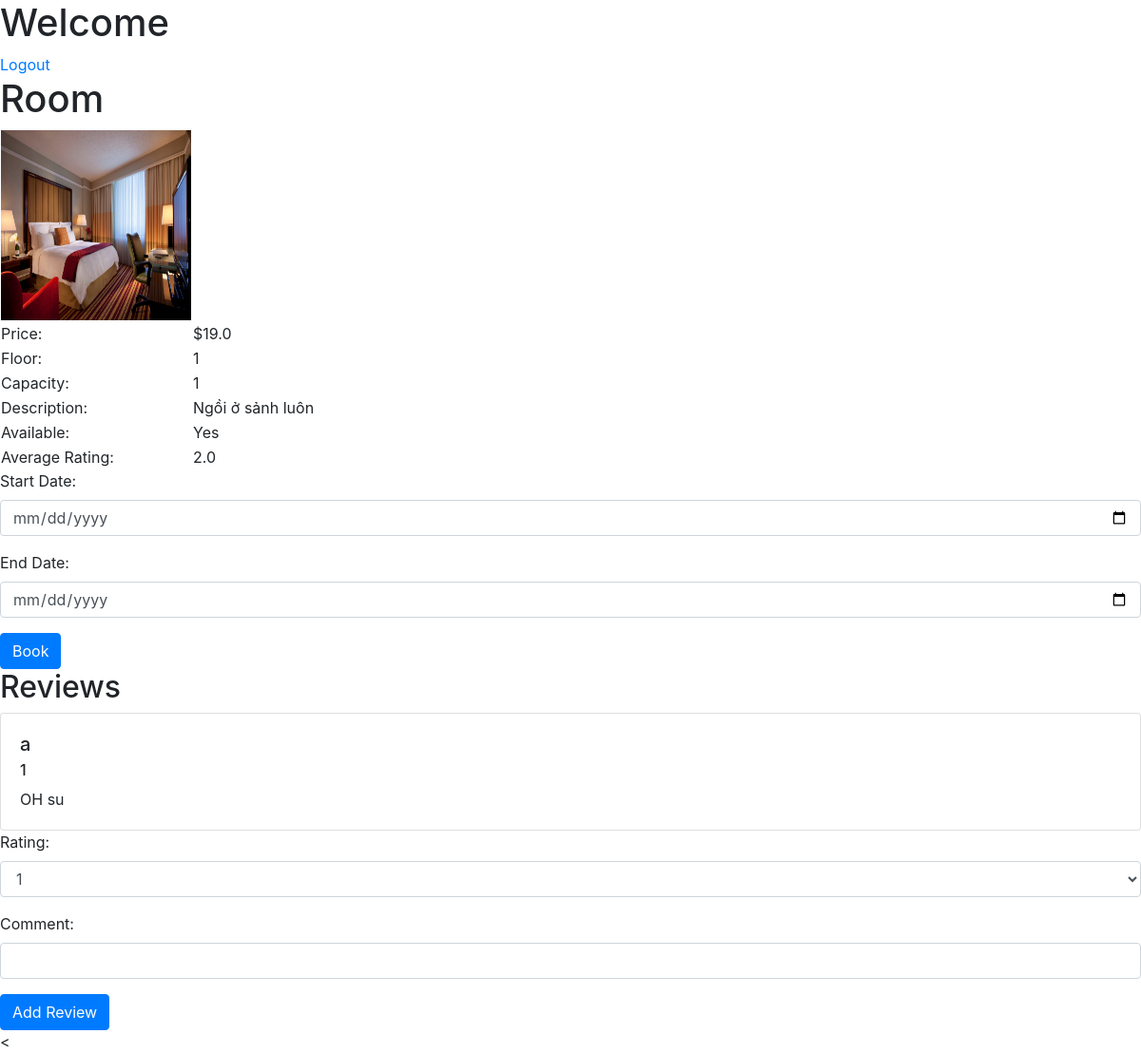
/room/1 (signed in), run on an earlier commit of the app's database.
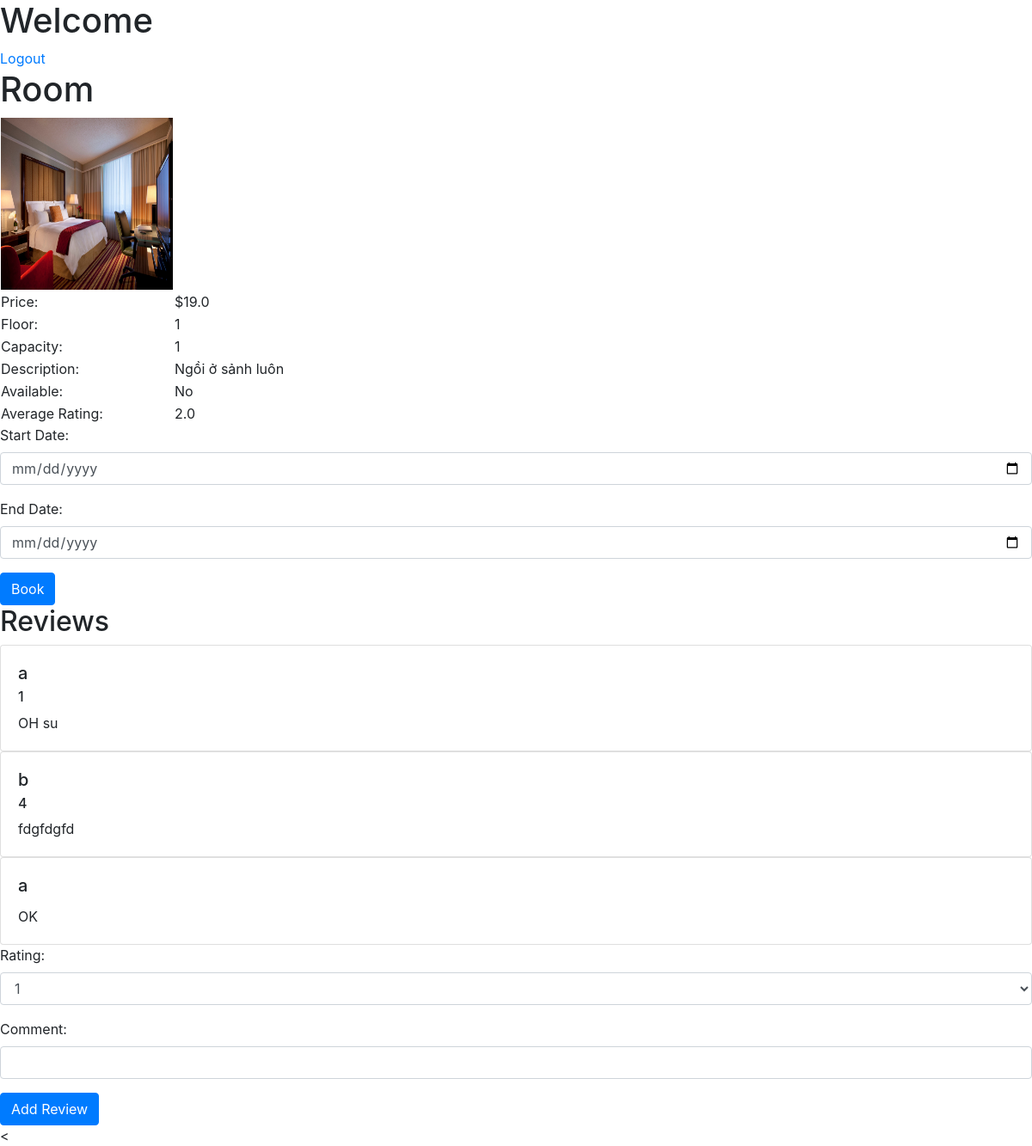
And on a later commit of the database.
### model.py (models this page shows)
class Room(Base):
    __tablename__ = 'rooms'
    id = Column(Integer, primary_key=True)
    room_number = Column(String(50), nullable=False)
    price = Column(Float, nullable=False)
    floor = Column(String(10), nullable=False)
    capacity = Column(Integer, nullable=False, default=1)
    image = Column(String(50), nullable=False)
    description = Column(String(1000), nullable=False)
    available = Column(Integer, nullable=False, default=1) # 0 = not available, 1 = available
    average_rating = Column(Float, nullable=False, default=0)

class Review(Base):
    __tablename__ = 'reviews'
    id = Column(Integer, primary_key=True)
    user_id = Column(Integer, ForeignKey('users.id'), nullable=False)
    room_id = Column(Integer, ForeignKey('rooms.id'), nullable=False)
    comment = Column(String(1000), nullable=False)
    rating = Column(Integer, nullable=False) # 1-5
    show = Column(Integer, nullable=False, default=0) # 0 = hidden, 1 = visible
    room = relationship('Room', backref='reviews')

### user_route.py (the view)
@user_route.route('/room/<int:room_id>', methods=['GET'])
def room(room_id):
    with app.app_context():
        if not session.get('logged_in'):
            return redirect(url_for('authenticate_route.login'))
        else:
            room = get_room_by_id(room_id)
            reviews = get_reviews_by_room_id(room_id)
            message = request.args.get('message')
            error = request.args.get('error')
            return render_template('user_room.html', room=room, reviews=reviews, message=message, error=error)

### controller.py (called while the page is built)
def get_room_by_id(room_id):
    session = DBSession()
    room = session.query(Room).get(room_id)
    session.close()
    return room

def get_reviews_by_room_id(room_id):
    session = DBSession()
    reviews = session.query(Review).filter_by(room_id=room_id).all()
    review_with_name = []
    for review in reviews:
        user = session.query(User).get(review.user_id)
        review.name = user.username if user.friendly_name == "" else user.friendly_name
        review_with_name.append(review)
    session.close()
    return review_with_name

### templates/user_room.html (shortened to what this page needs)
{% extends "base.html" %}
{% block content %}
    <h1>Room {{ room.number }}</h1>
    <table>
        <tbody>
            <tr>
                <td>
                    <img src="{{ url_for('static', filename='images/' + room.image) }}" alt="room image" width="200" height="200">
                </td>
            </tr>
            <tr>
                <td>Price:</td>
                <td>${{ room.price }}</td>
            </tr>
            <tr>
                <td>Floor:</td>
                <td>{{ room.floor }}</td>
            </tr>
            <tr>
                <td>Capacity:</td>
                <td>{{ room.capacity }}</td>
            </tr>
            <tr>
                <td>Description:</td>
                <td>{{ room.description }}</td>
            </tr>
            <tr>
                <td>Available:</td>
                <td>{{ "Yes" if room.available else "No" }}</td>
            </tr>
            <tr>
                <td>Average Rating:</td>
                <td>{{ room.average_rating }}</td>
            </tr>
        </tbody>
    </table>
    <form action="{{ url_for('user_route.reserve', room_id=room.id) }}" method="POST">
        <div class="form-group">
            <label for="start_date">Start Date:</label>
            <input type="date" name="start_date" class="form-control" id="start_date" required>
        </div>
        <div class="form-group">
            <label for="end_date">End Date:</label>
            <input type="date" name="end_date" class="form-control" id="end_date" required>
        </div>
        <button type="submit" class="btn btn-primary" onclick="{{ url_for('user_route.reserve', room_id=room.id) }}">Book</button>
    </form>
    <h2>Reviews</h2>
    <div class="">
    {% for review in reviews %}
        <div class="card">
            <div class="card-body">
                <h5 class="card-title">{{ review.name }}</h5>
                {% if review.rating < 10 %}
                    <h6 class="card-subtitle mb-2">{{ review.rating }}</h6>
                {% endif %}
                <p class="card-text">{{ review.comment }}</p>
            </div>
        </div>
    {% endfor %}
    </div>
    <form action="{{ url_for('user_route.add_review_route', room_id=room.id) }}" method="POST">
        <div class="form-group">
            <label for="rating">Rating:</label>
            <select name="rating" class="form-control">
                <option value="1">1</option>
            </select>
        </div>
        <div class="form-group">
            <label for="comment">Comment:</label>
            <input type="text" name="comment" class="form-control" required>
        </div>
        <button type="submit" class="btn btn-primary" data-toggle="modal" data-target="#exampleModal">
            Add Review
        </button>
    </form>
<{% endblock %}

What changed in the data, as far as the page shows it:
changed Room "Ngồi ở sảnh luôn": available "Yes" → "No"
added Review: name "b", rating "4", comment "fdgfdgfd"
added Review: name "a", comment "OK"
